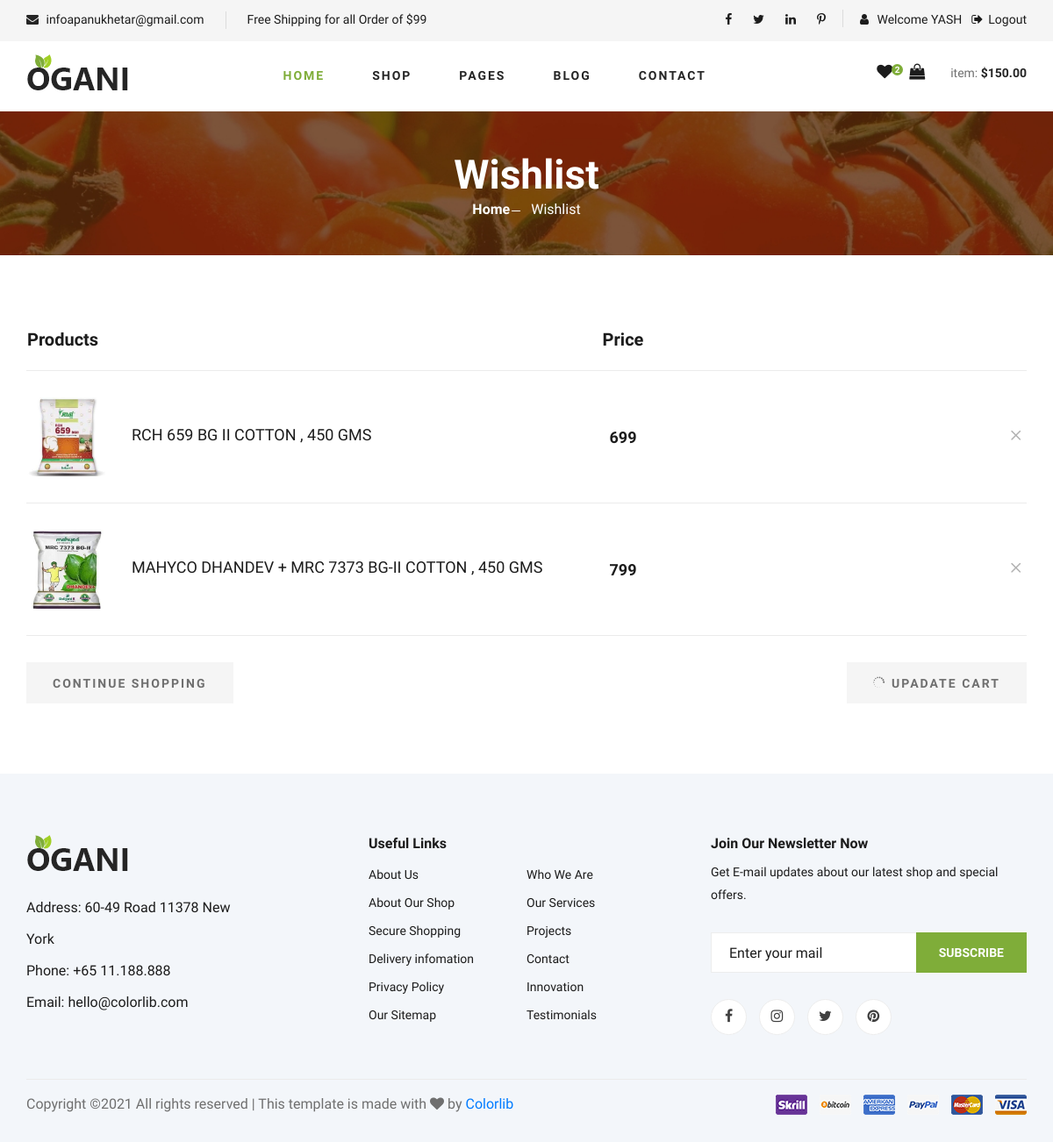
The app's page /mywishlist/ (signed in), older data.
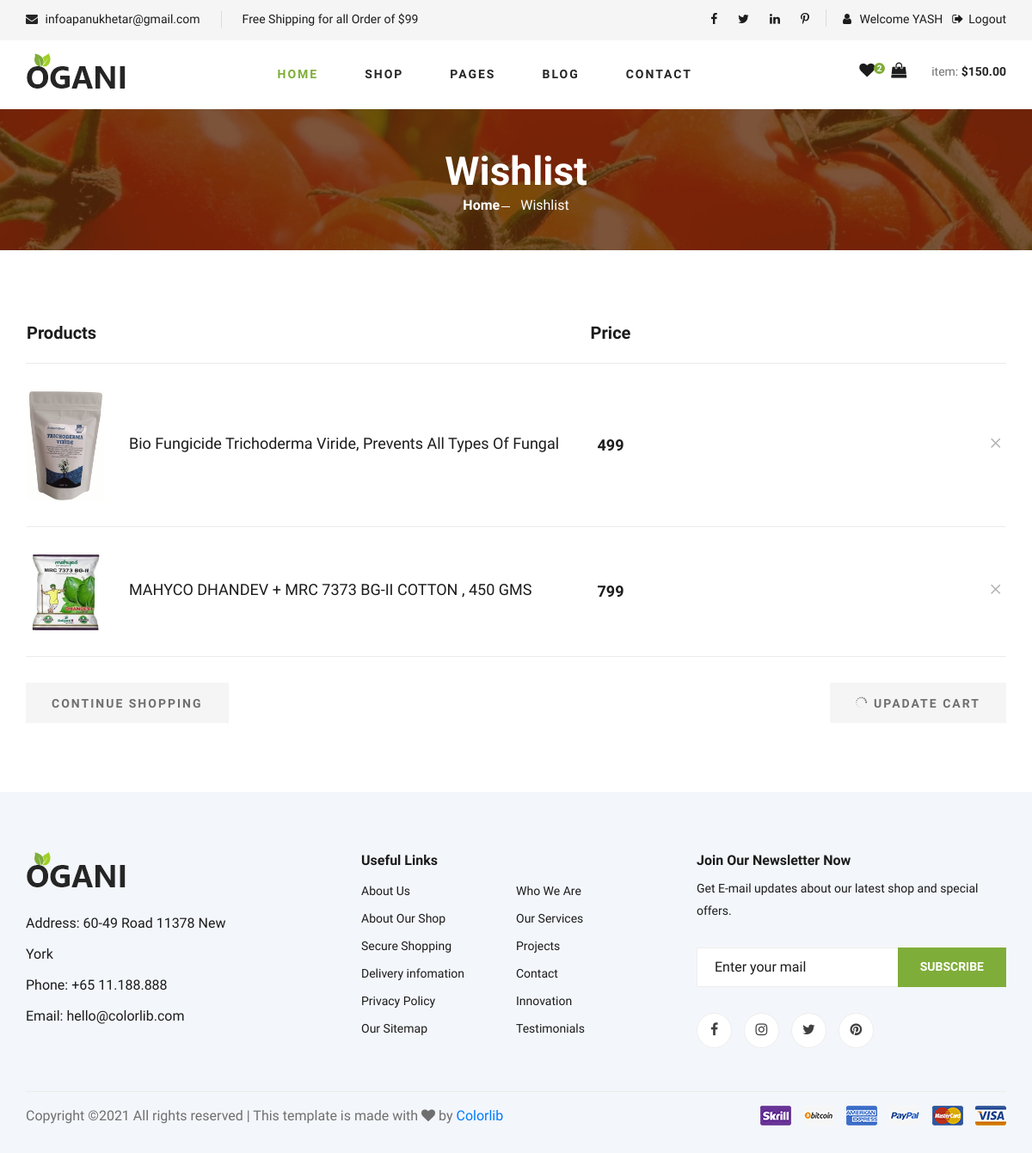
The same page, newer data.
### ApanuKhetarApp/models.py (models this page shows, shortened)
class WishList(models.Model):
    user=models.ForeignKey(User,on_delete=models.CASCADE)
    product=models.ForeignKey(Product,on_delete=models.CASCADE)
    added_date=models.DateTimeField(default=timezone.now)

class Product(models.Model):
    CHOICES1 = (
        ("In Stock",'In Stock'),
        ("Out of Stock",'Out of Stock'),
    )
    Category = models.ForeignKey(Sub_Category,on_delete=models.CASCADE)
    Product_Name = models.CharField(max_length=100)
    Product_Brand_Name = models.CharField(max_length=100,blank=True)
    Product_Desc = models.TextField(max_length=500)
    Product_Price  = models.IntegerField()
    Product_Stock = models.CharField(max_length=20,choices=CHOICES1,default="In Stock")
    Product_Quantity = models.IntegerField(default=100)
    Product_image_1=models.ImageField(upload_to='Product_Images/',null=True)
    Product_image_2=models.ImageField(upload_to='Product_Images/',null=True,blank=True,default="default.jpg")
    Product_image_3=models.ImageField(upload_to='Product_Images/',null=True,blank=True)
    Product_image_4=models.ImageField(upload_to='Product_Images/',null=True,blank=True)
    Discount_Percentage = models.FloatField(null=True,blank=True)
    Discount_Amount = models.FloatField(null=True,blank=True)
    After_Discount = models.FloatField(null=True,blank=True)
    Tax_Percentage = models.FloatField(null=True,blank=True)
    Tax_Amount = models.FloatField(null=True,blank=True)
    Final_Amount = models.FloatField(null=True,blank=True)

### ApanuKhetarApp/views.py (the view)
# urls.py: path('mywishlist/',views.mywishlist,name="mywishlist"),
def mywishlist(request):
    try:
        user = User.objects.get(Email = request.session['email'])
        wishlist=WishList.objects.filter(user=user)
        request.session['total_wishlist']=len(wishlist)
        return render(request,'mywishlist.html',{'wishlist':wishlist})
    except:
        msg = "User Must Be Login for use Wishlist Features."
        return render(request, 'login.html',{'msg1':msg},data)

### ApanuKhetarApp/templates/mywishlist.html (shortened to what this page needs)
{% extends 'base.html' %}
{% load static %}
{% block content %}
<!DOCTYPE html>
<html lang="zxx">
<body>
    <section class="breadcrumb-section set-bg" data-setbg="{% static 'img/breadcrumb.jpg' %}">
        <div class="container">
            <div class="row">
                <div class="col-lg-12 text-center">
                    <div class="breadcrumb__text">
                        <h2>Wishlist</h2>
                        <div class="breadcrumb__option">
                            <a href="./index.html">Home</a>
                            <span>Wishlist</span>
                        </div>
                    </div>
                </div>
            </div>
        </div>
    </section>
    <section class="shoping-cart spad">
        <div class="container">
            <div class="row">
                <div class="col-lg-12">
                    <div class="shoping__cart__table">
                        <table>
                            <thead>
                                <tr>
                                    <th class="shoping__product">Products</th>
                                    <th>Price</th>
                                    <th></th>
                                </tr>
                            </thead>
                            <tbody>
                                {% if wishlist %}
                                {% for i in wishlist %}
                                <tr>
                                    <td class="shoping__cart__item">
                                        <img src="{{i.product.Product_image_1.url}}" style="width:90px;" alt="">
                                        <h5>{{i.product.Product_Name}}</h5>
                                    </td>
                                    <td class="shoping__cart__price">
                                        {{i.product.Product_Price}}
                                    </td>
                                    <td class="shoping__cart__item__close">
                                        <a href="{% url 'remove_from_wishlist' pk=i.pk %}"><span class="icon_close"></span></a>
                                    </td>
                                </tr>
                                {% endfor %}
                                {% else %}
                                <tr>
                                    <td>
                                        <p>Wishlist is Empty</p>.
                                    </td>
                                </tr>
                                {% endif %}
                            </tbody>
                        </table>
                    </div>
                </div>
            </div>
            <div class="row">
                <div class="col-lg-12">
                    <div class="shoping__cart__btns">
                        <a href="#" class="primary-btn cart-btn">CONTINUE SHOPPING</a>
                        <a href="#" class="primary-btn cart-btn cart-btn-right"><span class="icon_loading"></span>
                            Upadate Cart</a>
                    </div>
                </div>
            </div>
        </div>
    </section>
</body>
</html>
{% endblock %}

Row changes from the older to the newer data that the page shows:
removed WishList: product.Product_image_1 (picture), product.Product_Name "RCH 659 BG II COTTON , 450 GMS", product.Product_Price "699"
added WishList: product.Product_image_1 (picture), product.Product_Name "Bio Fungicide Trichoderma Viride, Prevents All Types Of Fungal", product.Product_Price "499"
